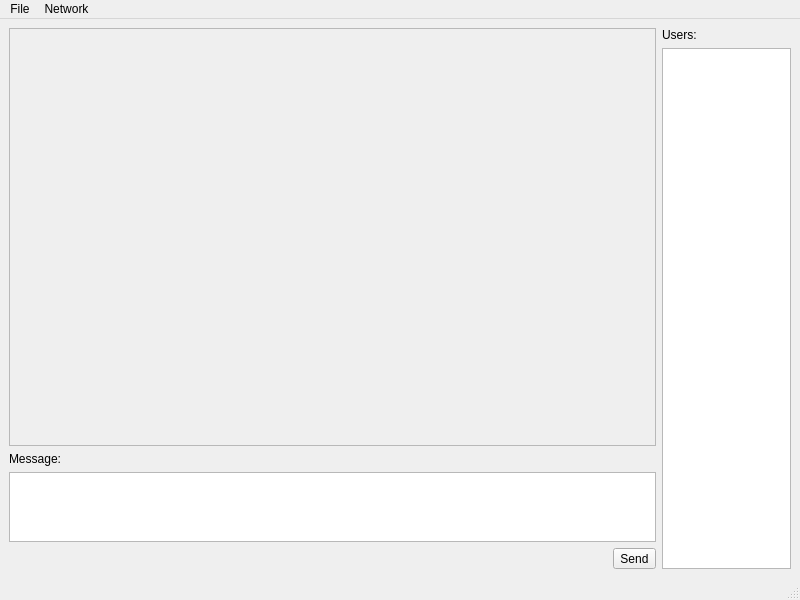
<?xml version="1.0" encoding="UTF-8"?>
<ui version="4.0">
 <class>MainWindow</class>
 <widget class="QMainWindow" name="MainWindow">
  <property name="geometry">
   <rect>
    <x>0</x>
    <y>0</y>
    <width>800</width>
    <height>600</height>
   </rect>
  </property>
  <property name="windowTitle">
   <string>Qt Messenger</string>
  </property>
  <widget class="QWidget" name="centralwidget">
   <layout class="QHBoxLayout" name="horizontalLayout" stretch="5,1">
    <item>
     <layout class="QVBoxLayout" name="contextLayout" stretch="5,1">
      <item>
       <widget class="QScrollArea" name="scrollArea">
        <property name="widgetResizable">
         <bool>true</bool>
        </property>
        <widget class="QWidget" name="scrollAreaWidgetContents">
         <property name="geometry">
          <rect>
           <x>0</x>
           <y>0</y>
           <width>643</width>
           <height>406</height>
          </rect>
         </property>
        </widget>
       </widget>
      </item>
      <item>
       <layout class="QVBoxLayout" name="layoutMessageControl">
        <item>
         <widget class="QLabel" name="messageLabel">
          <property name="text">
           <string>Message:</string>
          </property>
         </widget>
        </item>
        <item>
         <widget class="QPlainTextEdit" name="messageTextEdit"/>
        </item>
        <item>
         <layout class="QHBoxLayout" name="layoutBtnSend">
          <item>
           <spacer name="horizontalSpacer">
            <property name="orientation">
             <enum>Qt::Horizontal</enum>
            </property>
            <property name="sizeHint" stdset="0">
             <size>
              <width>40</width>
              <height>20</height>
             </size>
            </property>
           </spacer>
          </item>
          <item>
           <widget class="QToolButton" name="btnSend">
            <property name="text">
             <string>Send</string>
            </property>
           </widget>
          </item>
         </layout>
        </item>
       </layout>
      </item>
     </layout>
    </item>
    <item>
     <layout class="QVBoxLayout" name="layoutUsers">
      <item>
       <widget class="QLabel" name="usersLabel">
        <property name="text">
         <string>Users:</string>
        </property>
       </widget>
      </item>
      <item>
       <widget class="QListWidget" name="usersListWidget"/>
      </item>
     </layout>
    </item>
   </layout>
  </widget>
  <widget class="QMenuBar" name="menubar">
   <property name="geometry">
    <rect>
     <x>0</x>
     <y>0</y>
     <width>800</width>
     <height>19</height>
    </rect>
   </property>
   <widget class="QMenu" name="menuFile">
    <property name="title">
     <string>File</string>
    </property>
   </widget>
   <widget class="QMenu" name="menuNetwork">
    <property name="title">
     <string>Network</string>
    </property>
    <addaction name="actionNetworkManage"/>
   </widget>
   <addaction name="menuFile"/>
   <addaction name="menuNetwork"/>
  </widget>
  <widget class="QStatusBar" name="statusbar"/>
  <action name="actionNetworkManage">
   <property name="text">
    <string>Manage</string>
   </property>
  </action>
 </widget>
 <resources/>
 <connections/>
</ui>
